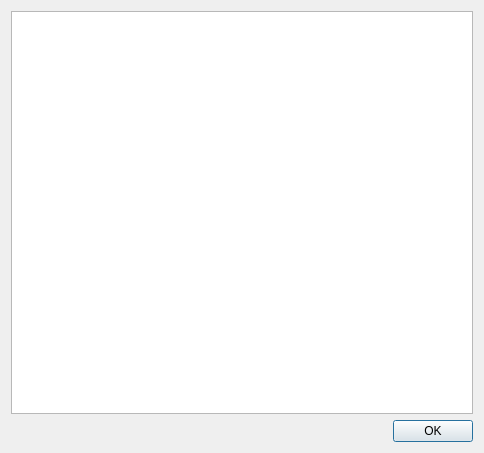
<?xml version="1.0" encoding="UTF-8"?>
<ui version="4.0">
 <class>QrDialog</class>
 <widget class="QDialog" name="QrDialog">
  <property name="geometry">
   <rect>
    <x>0</x>
    <y>0</y>
    <width>484</width>
    <height>453</height>
   </rect>
  </property>
  <property name="windowTitle">
   <string>Dialog</string>
  </property>
  <layout class="QGridLayout" name="gridLayout">
   <item row="0" column="0">
    <widget class="QGraphicsView" name="QrView"/>
   </item>
   <item row="1" column="0">
    <widget class="QDialogButtonBox" name="buttonBox">
     <property name="orientation">
      <enum>Qt::Horizontal</enum>
     </property>
     <property name="standardButtons">
      <set>QDialogButtonBox::Ok</set>
     </property>
    </widget>
   </item>
  </layout>
 </widget>
 <resources/>
 <connections>
  <connection>
   <sender>buttonBox</sender>
   <signal>accepted()</signal>
   <receiver>QrDialog</receiver>
   <slot>accept()</slot>
   <hints>
    <hint type="sourcelabel">
     <x>248</x>
     <y>254</y>
    </hint>
    <hint type="destinationlabel">
     <x>157</x>
     <y>274</y>
    </hint>
   </hints>
  </connection>
  <connection>
   <sender>buttonBox</sender>
   <signal>rejected()</signal>
   <receiver>QrDialog</receiver>
   <slot>reject()</slot>
   <hints>
    <hint type="sourcelabel">
     <x>316</x>
     <y>260</y>
    </hint>
    <hint type="destinationlabel">
     <x>286</x>
     <y>274</y>
    </hint>
   </hints>
  </connection>
 </connections>
</ui>
